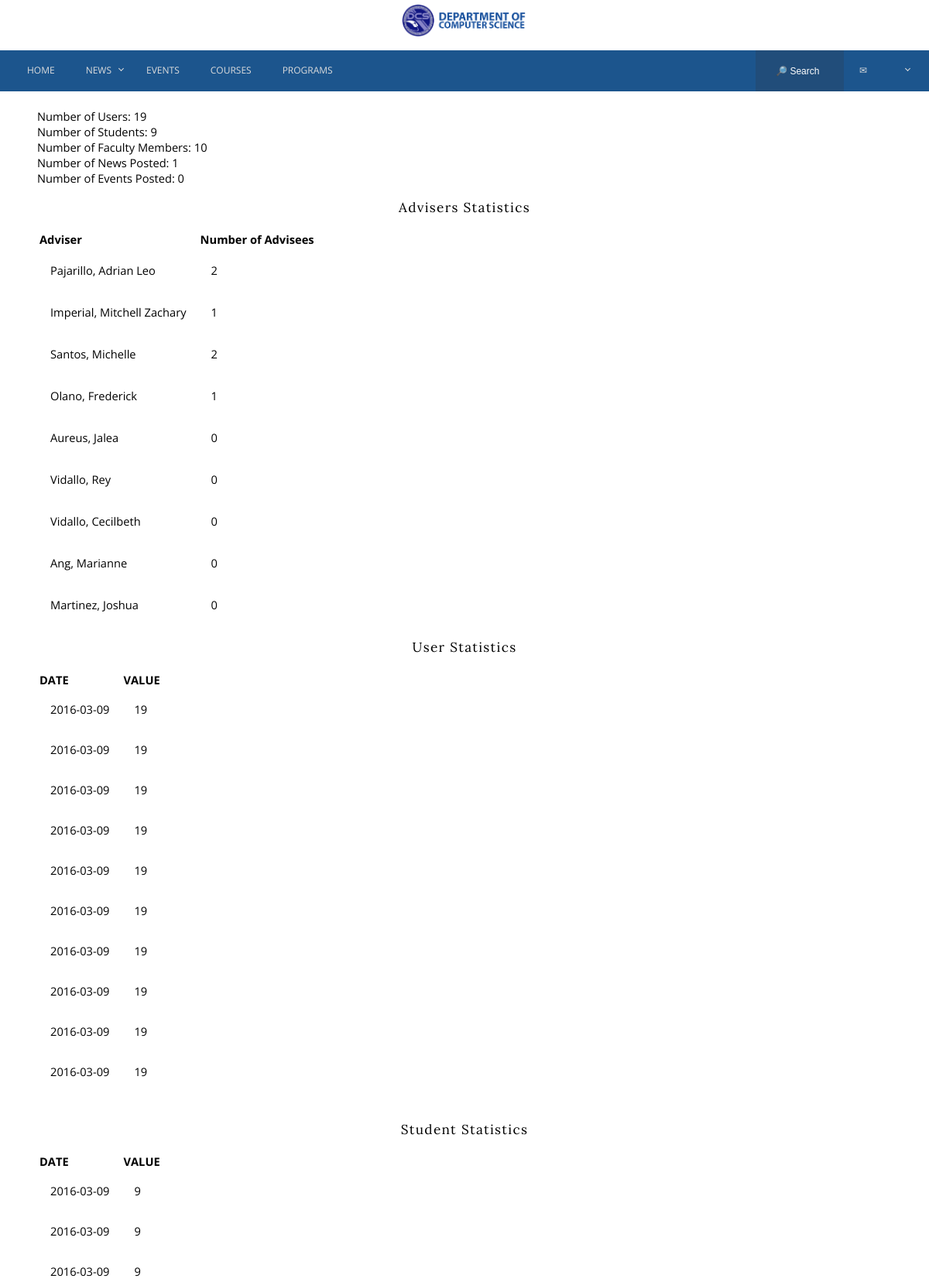
Screenshot of /siteStatistics.php (upper part) with the database file from the repository.
### tables this page shows
CREATE TABLE IF NOT EXISTS `users` (
  `user_id` int(6) NOT NULL,
  `user_type` tinyint(1) NOT NULL,
  `username` varchar(10) NOT NULL,
  `password` varchar(32) NOT NULL,
  `first_name` varchar(25) NOT NULL,
  `middle_name` varchar(25) NOT NULL,
  `last_name` varchar(25) NOT NULL,
  `gender` char(1) NOT NULL,
  `birth_date` date NOT NULL,
  `address` text NOT NULL,
  `major` enum('IS','IT','CS','') NOT NULL,
  `gbox_acct` varchar(48) NOT NULL
);

CREATE TABLE IF NOT EXISTS `users_statistics` (
  `id` int(6) NOT NULL,
  `value` int(9) NOT NULL,
  `date` date NOT NULL
);

CREATE TABLE IF NOT EXISTS `students_statistics` (
  `id` int(6) NOT NULL,
  `value` int(9) NOT NULL,
  `date` date NOT NULL
);

### siteStatistics.php (the view, shortened to what this page needs)
<!DOCTYPE html>
<?php
			require('header.php');
			echo "<br><br>";
			require('navbar.php');
			echo "<br><br><br><br><br>";
			function countUsers()
			{
				$usercount_sql = "SELECT COUNT(*) as userCount FROM users";
				$usercount_result = mysqli_query($GLOBALS["conn"], $usercount_sql);
				if (mysqli_num_rows($usercount_result) > 0)
				{
				    $row = mysqli_fetch_assoc($usercount_result);
				    $usercount_value = $row["userCount"];
		    	}
				echo "Number of Users: " . $usercount_value . "<br>";
			}
			function countStudents()
			{
				$studentcount_sql = "SELECT COUNT(*) as studentCount FROM students";
				$studentcount_result = mysqli_query($GLOBALS["conn"], $studentcount_sql);
				if (mysqli_num_rows($studentcount_result) > 0)
				{
				    $row = mysqli_fetch_assoc($studentcount_result);
				    $studentcount_value = $row["studentCount"];
		    	}
				echo "Number of Students: " . $studentcount_value . "<br>";
			}
			function countFaculty()
			{
				$facultycount_sql = "SELECT COUNT(*) as facultyCount FROM faculty";
				$facultycount_result = mysqli_query($GLOBALS["conn"], $facultycount_sql);
				if (mysqli_num_rows($facultycount_result) > 0)
				{
				    $row = mysqli_fetch_assoc($facultycount_result);
				    $facultycount_value = $row["facultyCount"];
		    	}
				echo "Number of Faculty Members: " . $facultycount_value . "<br>";
			}
			function countNews()
			{
				$newscount_sql = "SELECT COUNT(*) as newsCount FROM news";
				$newscount_result = mysqli_query($GLOBALS["conn"], $newscount_sql);
				if (mysqli_num_rows($newscount_result) > 0)
				{
				    $row = mysqli_fetch_assoc($newscount_result);
				    $newscount_value = $row["newsCount"];
		    	}
				echo "Number of News Posted: " . $newscount_value . "<br>";
			}
			function countEvents()
			{
				$eventcount_sql = "SELECT COUNT(*) as eventCount FROM event";
				$eventcount_result = mysqli_query($GLOBALS["conn"], $eventcount_sql);
				if (mysqli_num_rows($eventcount_result) > 0)
				{
				    $row = mysqli_fetch_assoc($eventcount_result);
				    $eventcount_value = $row["eventCount"];
		    	}
				echo "Number of Events Posted: " . $eventcount_value . "<br>";
			}
			function countAdvisees()
			{
				echo "<h3>Advisers Statistics</h3>";
				$advisers_sql = "SELECT * from faculty WHERE status=0";
				$advisers_result = mysqli_query($GLOBALS["conn"], $advisers_sql);
				if (mysqli_num_rows($advisers_result) > 0)
				{
					echo "<table id='advisees'>";
					echo "<tr>";
					echo "<th>Adviser</th>";
					echo "<th>Number of Advisees</th>";
					echo "</tr>";
					while($row_adviser = mysqli_fetch_assoc($advisers_result))
					{
						$getNames_sql = "SELECT first_name, last_name from users WHERE username='" . $row_adviser["faculty_id"] . "'";
						$getNames_result = mysqli_query($GLOBALS["conn"], $getNames_sql);
						if(mysqli_num_rows($getNames_result) > 0)
						{
							while($row_user = mysqli_fetch_assoc($getNames_result))
							{
								echo "<tr>";
								echo "<tr>";
								echo "<td>" . $row_user["last_name"] . ", " . $row_user["first_name"] . "</td>";
								$advisees_sql = "SELECT COUNT(*) as adviseeCount from students WHERE adviser_id='" . $row_adviser["faculty_id"] . "'";
								$advisees_result = mysqli_query($GLOBALS["conn"], $advisees_sql);
								if(mysqli_num_rows($advisees_result) > 0)
								{
									$row_advisee = mysqli_fetch_assoc($advisees_result);
									echo "<td>" . $row_advisee["adviseeCount"] . "</td>";
								}
								else
								{
									echo "<td>Not an adviser</td>";
								}
								echo "</tr>";
							}
						}
					}
					echo "</table>";
				}
				else
				{
					echo "0 Results<br>";
				}
			}
			function fetchUSerStatistics()
			{
				echo "<h3>User Statistics</h3>";
				echo "<table id='users'>";
				echo "<tr>";
				echo "<th>DATE</th>";
				echo "<th>VALUE</th>";
				echo "</tr>";
				$fetch_userStatistics_sql = "SELECT * FROM users_statistics ORDER BY date DESC LIMIT 10";
				$fetch_userStatistics_result = mysqli_query($GLOBALS["conn"], $fetch_userStatistics_sql);
				if (mysqli_num_rows($fetch_userStatistics_result) > 0)
				{
					while ($row = mysqli_fetch_assoc($fetch_userStatistics_result))
					{
						echo "<tr>";
						echo "<td>" . $row["date"] .  "</td>";
						echo "<td>" . $row["value"] . "</td>";
						echo "</tr>";
					}
				}
				echo "</table><br>";
			}
			function fetchStudentStatistics()
			{
				echo "<h3>Student Statistics</h3>";
				echo "<table id='students'>";
				echo "<tr>";
				echo "<th>DATE</th>";
				echo "<th>VALUE</th>";
				echo "</tr>";
				$fetch_studentStatistics_sql = "SELECT * FROM students_statistics ORDER BY date DESC LIMIT 10";
				$fetch_studentStatistics_result = mysqli_query($GLOBALS["conn"], $fetch_studentStatistics_sql);
				if (mysqli_num_rows($fetch_studentStatistics_result) > 0)
				{
					while ($row = mysqli_fetch_assoc($fetch_studentStatistics_result))
					{
						echo "<tr>";
						echo "<td>" . $row["date"] .  "</td>";
						echo "<td>" . $row["value"] . "</td>";
						echo "</tr>";
					}
				}
				echo "</table><br>";
			}
			function fetchFacultyStatistics()
			{
				echo "<table id='faculty'>";
				echo "</table><br>";
			}
			function fetchEventStatistics()
			{
				echo "<table id='events'>";
				echo "</table><br>";
			}
			function fetchNewsStatistics()
			{
				echo "<table id='news'>";
				echo "</table><br>";
			}
			function fetchVisitStatistics()
			{
				echo "<table id='visits'>";
				echo "</table><br>";
			}
			function fetchCurriculumDownloadStatistics()
			{
				echo "<table id='curr_downloads'>";
				echo "</table><br>";
			}
			echo "<div style='margin-left:4%;margin-right:4%;'>";
			countUsers();
			countStudents();
			countFaculty();
			countNews();
			countEvents();
			countAdvisees();
			fetchUSerStatistics();
			fetchStudentStatistics();
			fetchFacultyStatistics();
			fetchEventStatistics();
			fetchNewsStatistics();
			fetchVisitStatistics();
			fetchCurriculumDownloadStatistics();
		?>
	</body>
</html>

### css/styles.css (style rules this page uses)
body, html { margin: 0; padding: 0; overflow-x: hidden; }
h1, h2, h3, h4, h5, h6 { font-family: 'Lora', serif; letter-spacing: 1pt; text-align: center; font-weight: normal; }
body { font-family: 'Open Sans', sans-serif; text-align: justify; font-size: 11pt; }

### header.php (style rules this page uses)
td { padding: 15px; }

### rows the page displays
users: last_name "Pajarillo", first_name "Adrian Leo", adviseeCount "2"
users: last_name "Imperial", first_name "Mitchell Zachary", adviseeCount "1"
users: last_name "Santos", first_name "Michelle", adviseeCount "2"
users: last_name "Olano", first_name "Frederick", adviseeCount "1"
users: last_name "Aureus", first_name "Jalea", adviseeCount "0"
users: last_name "Vidallo", first_name "Rey", adviseeCount "0"
users: last_name "Vidallo", first_name "Cecilbeth", adviseeCount "0"
users: last_name "Ang", first_name "Marianne", adviseeCount "0"
users: last_name "Martinez", first_name "Joshua", adviseeCount "0"
users_statistics: date "2016-03-09", value "19"
users_statistics: date "2016-03-09", value "19"
users_statistics: date "2016-03-09", value "19"
users_statistics: date "2016-03-09", value "19"
users_statistics: date "2016-03-09", value "19"
users_statistics: date "2016-03-09", value "19"
users_statistics: date "2016-03-09", value "19"
users_statistics: date "2016-03-09", value "19"
users_statistics: date "2016-03-09", value "19"
users_statistics: date "2016-03-09", value "19"
students_statistics: date "2016-03-09", value "9"
students_statistics: date "2016-03-09", value "9"
students_statistics: date "2016-03-09", value "9"

### other values shown
$usercount_value "19"
$studentcount_value "9"
$facultycount_value "10"
$newscount_value "1"
$eventcount_value "0"
